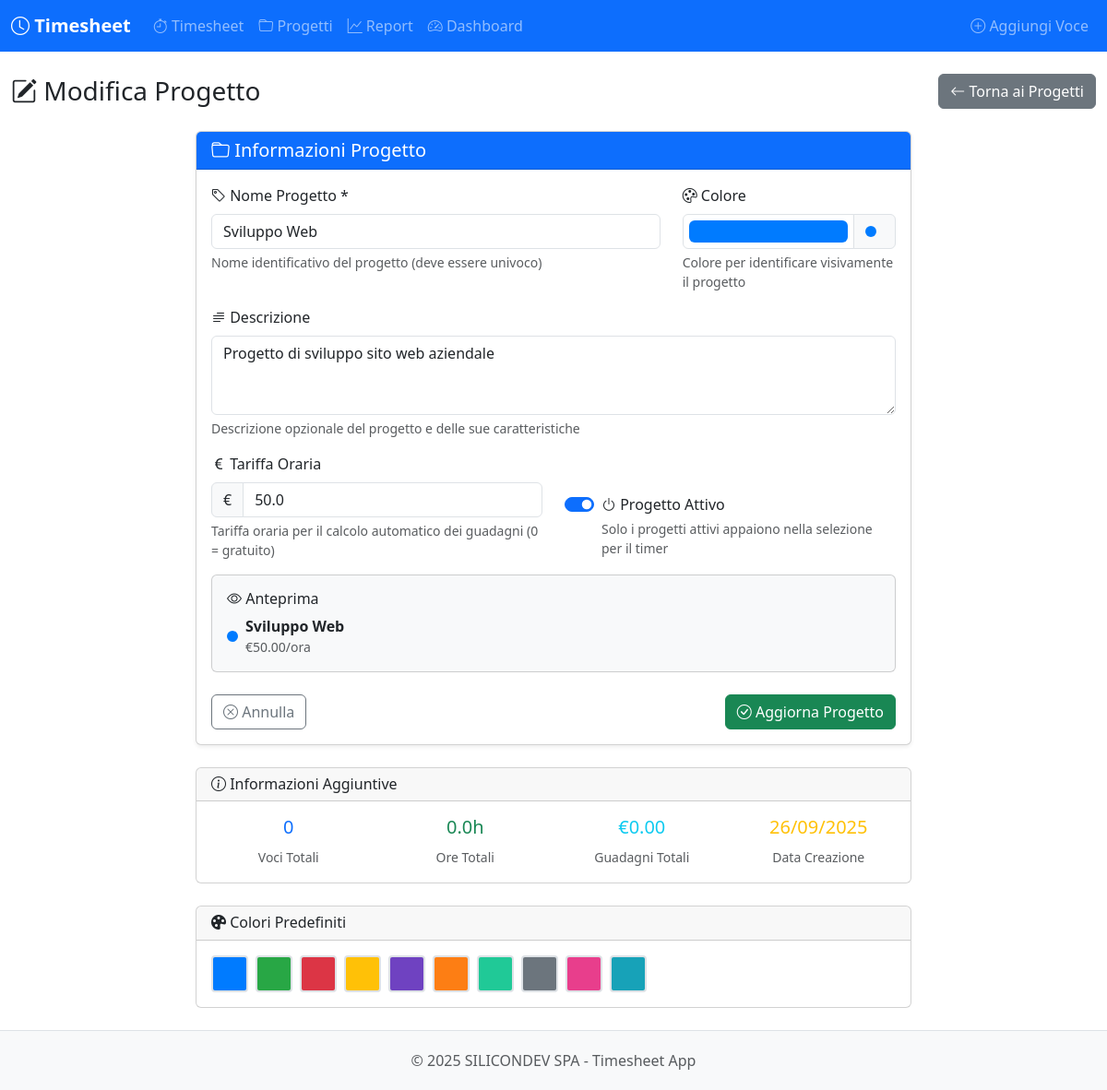
The app's page /projects/1/edit with its own data.
### models.py (models this page shows, shortened)
class Project(db.Model):
    __tablename__ = 'projects'
    id = db.Column(db.Integer, primary_key=True)
    name = db.Column(db.String(100), nullable=False, unique=True)
    description = db.Column(db.Text)
    color = db.Column(db.String(7), default='#007bff')
    hourly_rate = db.Column(db.Float, default=0.0)
    is_active = db.Column(db.Boolean, default=True)
    created_at = db.Column(db.DateTime, default=datetime.now)
    updated_at = db.Column(db.DateTime, default=datetime.now, onupdate=datetime.now)
    time_entries = db.relationship('TimeEntry', backref='project', lazy='dynamic', cascade='all, delete-orphan')
    @property
    def total_hours(self):
        total_minutes = db.session.query(func.sum(TimeEntry.duration_minutes)).filter(
            TimeEntry.project_id == self.id
        ).scalar()
        return round((total_minutes or 0) / 60, 2)
    @property
    def total_earnings(self):
        return round(self.total_hours * self.hourly_rate, 2)
    @property
    def entries_count(self):
        return self.time_entries.count()

### blueprints/projects.py (the view, shortened to what this page needs)
@projects_bp.route('/<int:project_id>/edit', methods=['GET', 'POST'])
def edit(project_id):
    try:
        project = Project.query.get_or_404(project_id)
        return render_template('projects/form.html', project=project)
    except Exception as e:
        db.session.rollback()
        logger.error(f"Error editing project: {str(e)}")
        flash(f'Errore nell\'aggiornamento del progetto: {str(e)}', 'error')
        return redirect(url_for('projects.index'))

### templates/projects/form.html (shortened to what this page needs)
{% extends "base.html" %}
{% block content %}
<div class="container-fluid py-4">
    <div class="row">
        <div class="col-12">
            <div class="d-flex justify-content-between align-items-center mb-4">
                <h1 class="h3 mb-0">
                    <i class="bi bi-{{ 'pencil-square' if project else 'plus-circle' }}"></i>
                    {{ 'Modifica' if project else 'Nuovo' }} Progetto
                </h1>
                <div>
                    <a href="{{ url_for('projects.index') }}" class="btn btn-secondary">
                        <i class="bi bi-arrow-left"></i> Torna ai Progetti
                    </a>
                </div>
            </div>
        </div>
    </div>
    <div class="row justify-content-center">
        <div class="col-lg-8">
            <div class="card shadow-sm">
                <div class="card-header bg-primary text-white">
                    <h5 class="card-title mb-0">
                        <i class="bi bi-folder"></i> Informazioni Progetto
                    </h5>
                </div>
                <div class="card-body">
                    <form method="POST" id="project-form">
                        <div class="row">
                            <div class="col-md-8 mb-3">
                                <label for="name" class="form-label">
                                    <i class="bi bi-tag"></i> Nome Progetto *
                                </label>
                                <input type="text" class="form-control" id="name" name="name"
                                       value="{{ project.name if project else '' }}"
                                       required placeholder="es. Sviluppo Sito Web">
                                <div class="form-text">
                                    Nome identificativo del progetto (deve essere univoco)
                                </div>
                            </div>
                            <div class="col-md-4 mb-3">
                                <label for="color" class="form-label">
                                    <i class="bi bi-palette"></i> Colore
                                </label>
                                <div class="input-group">
                                    <input type="color" class="form-control form-control-color" id="color" name="color"
                                           value="{{ project.color if project else '#007bff' }}" title="Scegli colore">
                                    <span class="input-group-text" id="color-preview">
                                        <span class="project-badge" style="background-color: {{ project.color if project else '#007bff' }};"></span>
                                    </span>
                                </div>
                                <div class="form-text">
                                    Colore per identificare visivamente il progetto
                                </div>
                            </div>
                        </div>
                        <div class="mb-3">
                            <label for="description" class="form-label">
                                <i class="bi bi-text-paragraph"></i> Descrizione
                            </label>
                            <textarea class="form-control" id="description" name="description" rows="3"
                                      placeholder="Descrizione dettagliata del progetto...">{{ project.description if project else '' }}</textarea>
                            <div class="form-text">
                                Descrizione opzionale del progetto e delle sue caratteristiche
                            </div>
                        </div>
                        <div class="row">
                            <div class="col-md-6 mb-3">
                                <label for="hourly_rate" class="form-label">
                                    <i class="bi bi-currency-euro"></i> Tariffa Oraria
                                </label>
                                <div class="input-group">
                                    <span class="input-group-text">€</span>
                                    <input type="number" class="form-control" id="hourly_rate" name="hourly_rate"
                                           step="0.01" min="0" max="1000"
                                           value="{{ project.hourly_rate if project else '0.00' }}"
                                           placeholder="0.00">
                                </div>
                                <div class="form-text">
                                    Tariffa oraria per il calcolo automatico dei guadagni (0 = gratuito)
                                </div>
                            </div>
                            <div class="col-md-6 mb-3 d-flex align-items-end">
                                <div class="form-check form-switch">
                                    <input class="form-check-input" type="checkbox" id="is_active" name="is_active"
                                           {{ 'checked' if not project or project.is_active else '' }}>
                                    <label class="form-check-label" for="is_active">
                                        <i class="bi bi-power"></i> Progetto Attivo
                                    </label>
                                    <div class="form-text">
                                        Solo i progetti attivi appaiono nella selezione per il timer
                                    </div>
                                </div>
                            </div>
                        </div>
                        <div class="card bg-light mb-4" id="preview-card">
                            <div class="card-body">
                                <h6 class="card-title">
                                    <i class="bi bi-eye"></i> Anteprima
                                </h6>
                                <div class="d-flex align-items-center">
                                    <span class="project-badge me-2" id="preview-badge" style="background-color: #007bff;"></span>
                                    <div>
                                        <strong id="preview-name">Nome Progetto</strong>
                                        <div class="text-muted small" id="preview-rate">€0.00/ora</div>
                                    </div>
                                </div>
                            </div>
                        </div>
                        <div class="d-flex justify-content-between">
                            <a href="{{ url_for('projects.index') }}" class="btn btn-outline-secondary">
                                <i class="bi bi-x-circle"></i> Annulla
                            </a>
                            <button type="submit" class="btn btn-success" data-original-text="{{ 'Aggiorna Progetto' if project else 'Crea Progetto' }}">
                                <i class="bi bi-{{ 'check-circle' if project else 'plus-circle' }}"></i>
                                {{ 'Aggiorna Progetto' if project else 'Crea Progetto' }}
                            </button>
                        </div>
                    </form>
                </div>
            </div>
            {% if project %}
            <div class="card mt-4">
                <div class="card-header">
                    <h6 class="card-title mb-0">
                        <i class="bi bi-info-circle"></i> Informazioni Aggiuntive
                    </h6>
                </div>
                <div class="card-body">
                    <div class="row">
                        <div class="col-md-3 text-center">
                            <h5 class="text-primary">{{ project.entries_count }}</h5>
                            <small class="text-muted">Voci Totali</small>
                        </div>
                        <div class="col-md-3 text-center">
                            <h5 class="text-success">{{ project.total_hours }}h</h5>
                            <small class="text-muted">Ore Totali</small>
                        </div>
                        <div class="col-md-3 text-center">
                            <h5 class="text-info">€{{ "%.2f"|format(project.total_earnings) }}</h5>
                            <small class="text-muted">Guadagni Totali</small>
                        </div>
                        <div class="col-md-3 text-center">
                            <h5 class="text-warning">{{ project.created_at.strftime('%d/%m/%Y') }}</h5>
                            <small class="text-muted">Data Creazione</small>
                        </div>
                    </div>
                </div>
            </div>
            {% endif %}
            <div class="card mt-4">
                <div class="card-header">
                    <h6 class="card-title mb-0">
                        <i class="bi bi-palette-fill"></i> Colori Predefiniti
                    </h6>
                </div>
                <div class="card-body">
                    <div class="row g-2" id="color-presets">
                    </div>
                </div>
            </div>
        </div>
    </div>
</div>
{% endblock %}

### templates/base.html (style rules this page uses)
:root { --primary-color: #0d6efd; --secondary-color: #6c757d; --success-color: #198754; --danger-color: #dc3545; --warning-color: #ffc107; --info-color: #0dcaf0; }
.project-badge { display: inline-block; width: 12px; height: 12px; border-radius: 50%; margin-right: 8px; }

### records on screen
Project: name "Sviluppo Web", color "#007bff", description "Progetto di sviluppo sito web aziendale", hourly_rate "50.0", total_earnings "0.00", created_at "26/09/2025"

### other values on screen
{{ 'Modifica' if project else 'Nuovo' }} "Modifica"
{{ 'Aggiorna Progetto' if project else 'Crea Progetto' }} "Aggiorna Progetto"
{{ project.entries_count }} "0"
{{ project.total_hours }} "0.0"
